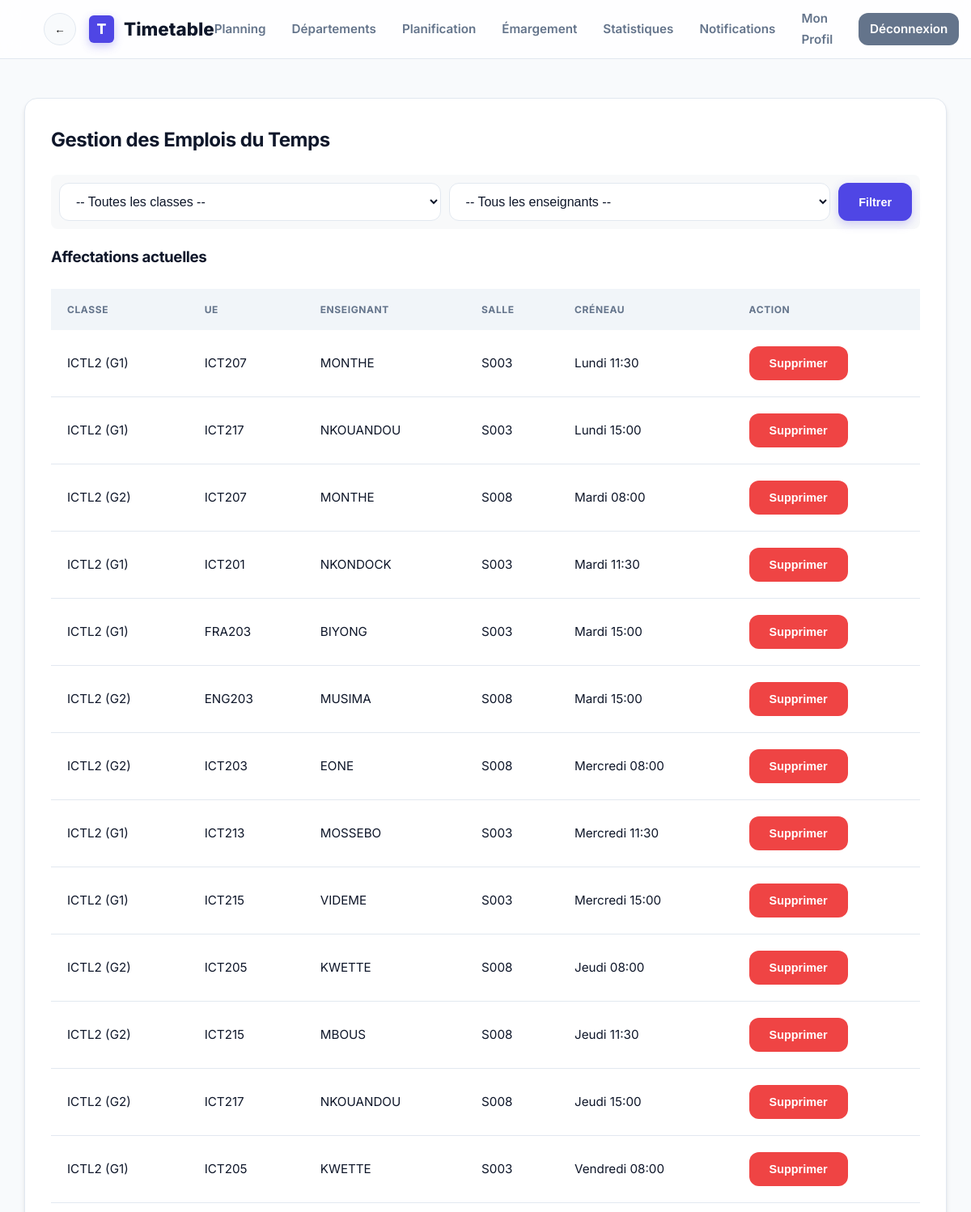
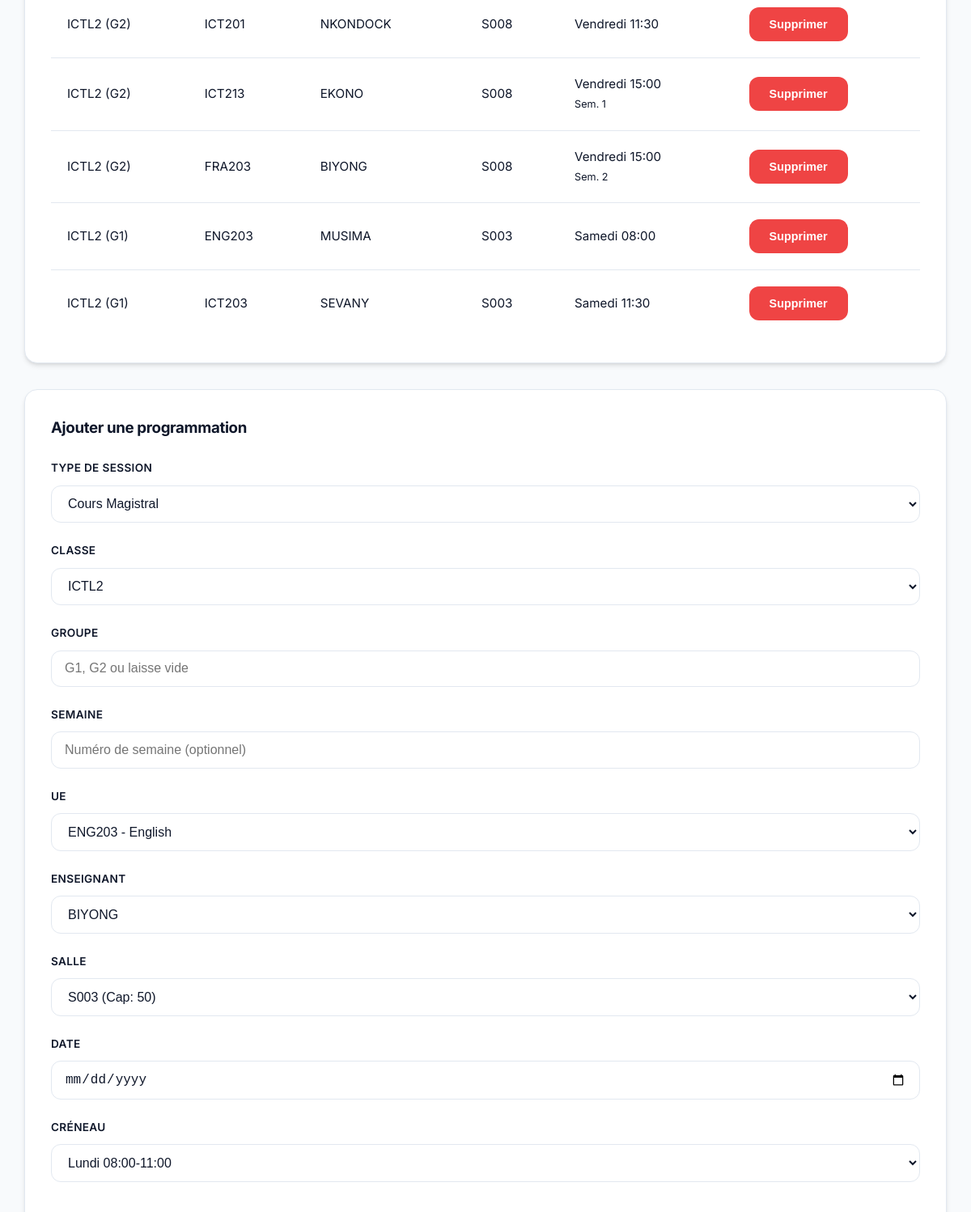
Page /timetable_app/modules/scheduling/manage.php (signed in, upper part) on the earlier database version (2 pictures, top to bottom).
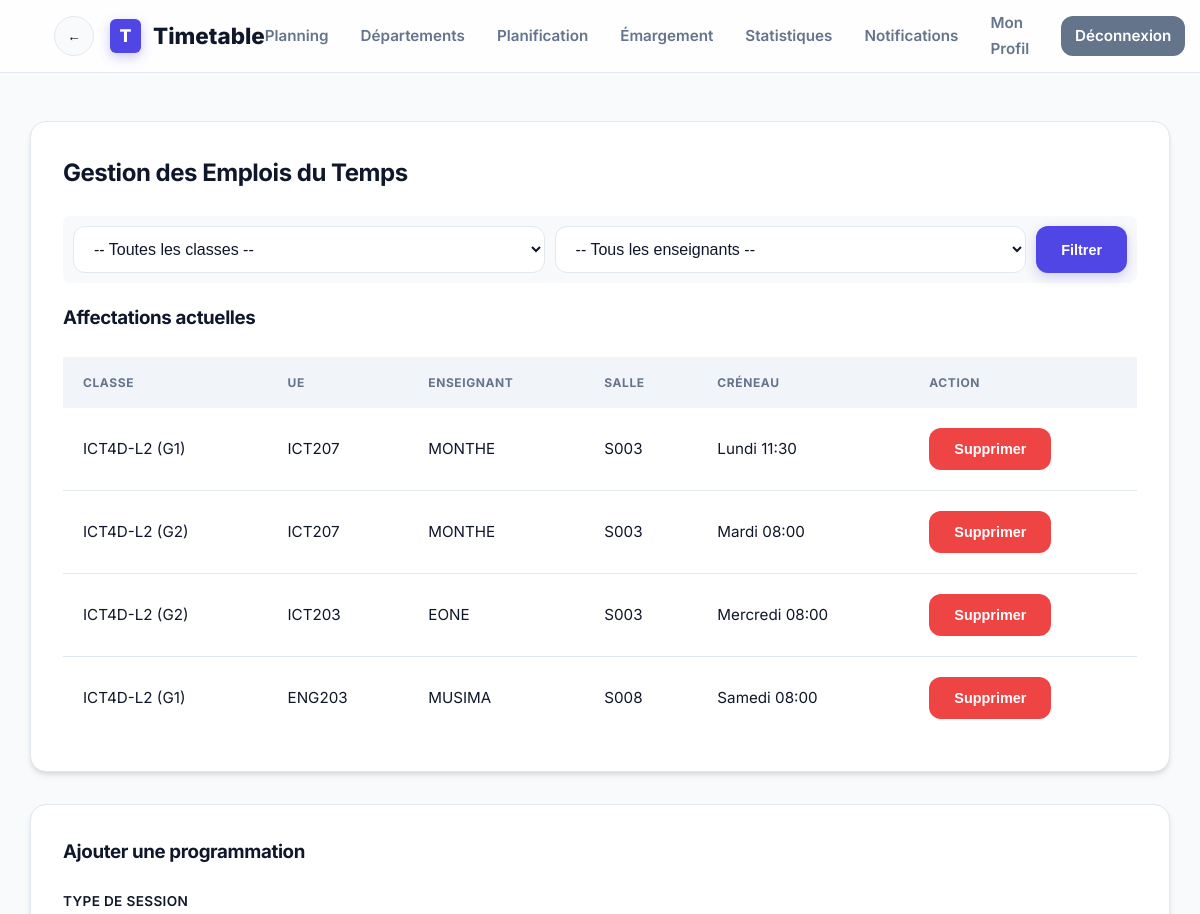
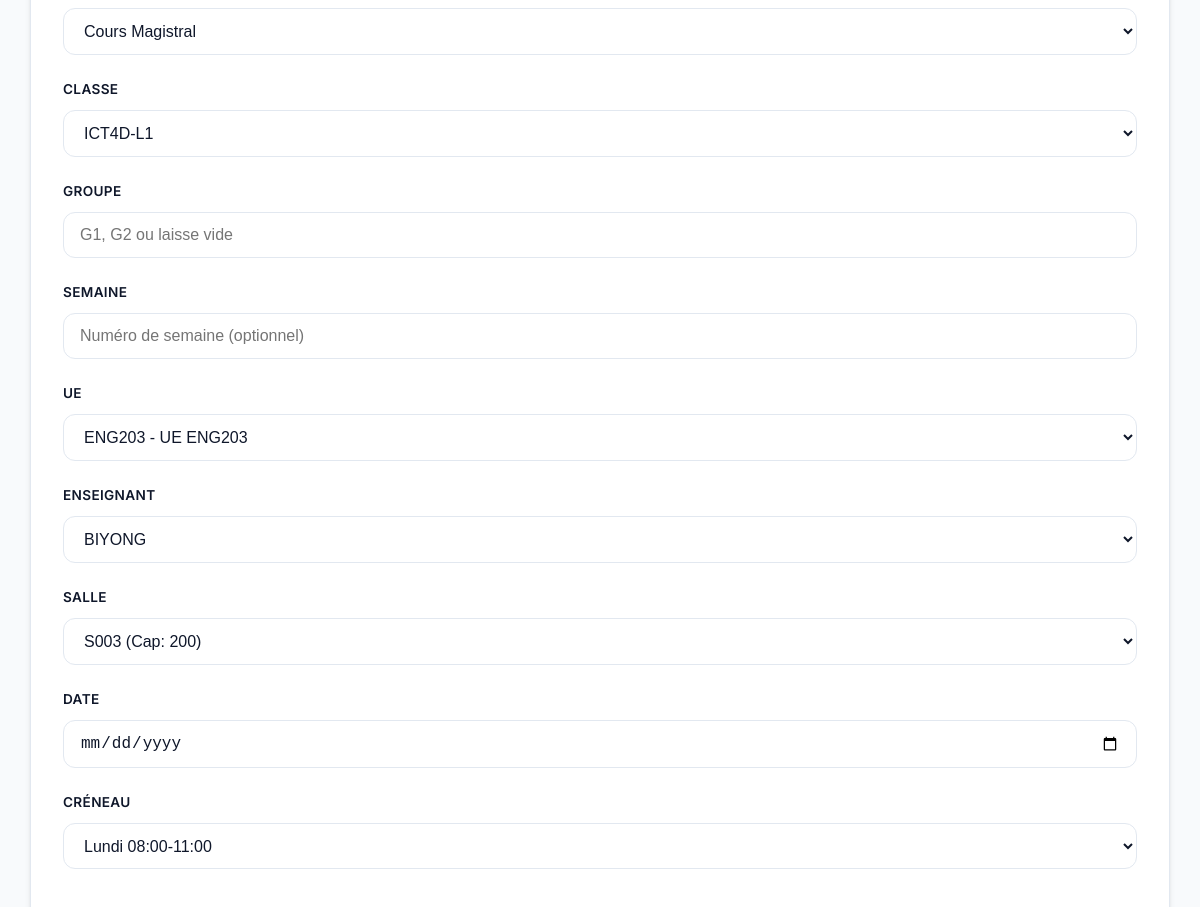
Same page on the later database version (2 pictures, top to bottom).
### tables this page shows
CREATE TABLE `timetable` (
  `id` int(11) NOT NULL AUTO_INCREMENT,
  `class_id` int(11) DEFAULT NULL,
  `course_id` int(11) DEFAULT NULL,
  `teacher_id` int(11) DEFAULT NULL,
  `room_id` int(11) DEFAULT NULL,
  `slot_id` int(11) DEFAULT NULL,
  `semester_id` int(11) DEFAULT NULL,
  `week_number` int(11) DEFAULT NULL,
  `date_passage` date DEFAULT NULL,
  `group_name` varchar(10) DEFAULT NULL,
  `type` varchar(20) DEFAULT 'CM',
  PRIMARY KEY (`id`),
  KEY `class_id` (`class_id`),
  KEY `course_id` (`course_id`),
  KEY `teacher_id` (`teacher_id`),
  KEY `room_id` (`room_id`),
  KEY `slot_id` (`slot_id`),
  KEY `semester_id` (`semester_id`),
  CONSTRAINT `timetable_ibfk_1` FOREIGN KEY (`class_id`) REFERENCES `classes` (`id`),
  CONSTRAINT `timetable_ibfk_2` FOREIGN KEY (`course_id`) REFERENCES `courses` (`id`),
  CONSTRAINT `timetable_ibfk_3` FOREIGN KEY (`teacher_id`) REFERENCES `teachers` (`id`),
  CONSTRAINT `timetable_ibfk_4` FOREIGN KEY (`room_id`) REFERENCES `rooms` (`id`),
  CONSTRAINT `timetable_ibfk_5` FOREIGN KEY (`slot_id`) REFERENCES `slots` (`id`),
  CONSTRAINT `timetable_ibfk_6` FOREIGN KEY (`semester_id`) REFERENCES `semesters` (`id`)
);

CREATE TABLE `classes` (
  `id` int(11) NOT NULL AUTO_INCREMENT,
  `program_id` int(11) DEFAULT NULL,
  `name` varchar(50) NOT NULL,
  `size` int(11) DEFAULT NULL,
  `semester_id` int(11) DEFAULT NULL,
  PRIMARY KEY (`id`),
  KEY `program_id` (`program_id`),
  KEY `semester_id` (`semester_id`),
  CONSTRAINT `classes_ibfk_1` FOREIGN KEY (`program_id`) REFERENCES `programs` (`id`),
  CONSTRAINT `classes_ibfk_2` FOREIGN KEY (`semester_id`) REFERENCES `semesters` (`id`)
);

CREATE TABLE `courses` (
  `id` int(11) NOT NULL AUTO_INCREMENT,
  `code` varchar(20) NOT NULL,
  `title` varchar(200) NOT NULL,
  `program_id` int(11) DEFAULT NULL,
  PRIMARY KEY (`id`),
  KEY `program_id` (`program_id`),
  CONSTRAINT `courses_ibfk_1` FOREIGN KEY (`program_id`) REFERENCES `programs` (`id`)
);

CREATE TABLE `teachers` (
  `id` int(11) NOT NULL AUTO_INCREMENT,
  `user_id` int(11) DEFAULT NULL,
  `name` varchar(100) NOT NULL,
  `email` varchar(100) DEFAULT NULL,
  `department_id` int(11) DEFAULT NULL,
  `program_id` int(11) DEFAULT NULL,
  `room_id` int(11) DEFAULT NULL,
  PRIMARY KEY (`id`),
  KEY `user_id` (`user_id`),
  KEY `department_id` (`department_id`),
  KEY `fk_teacher_program` (`program_id`),
  KEY `fk_teacher_room` (`room_id`),
  CONSTRAINT `fk_teacher_program` FOREIGN KEY (`program_id`) REFERENCES `programs` (`id`),
  CONSTRAINT `fk_teacher_room` FOREIGN KEY (`room_id`) REFERENCES `rooms` (`id`),
  CONSTRAINT `teachers_ibfk_1` FOREIGN KEY (`user_id`) REFERENCES `users` (`id`),
  CONSTRAINT `teachers_ibfk_2` FOREIGN KEY (`department_id`) REFERENCES `departments` (`id`)
);

CREATE TABLE `rooms` (
  `id` int(11) NOT NULL AUTO_INCREMENT,
  `name` varchar(50) NOT NULL,
  `capacity` int(11) NOT NULL,
  `is_predefined` tinyint(1) DEFAULT 1,
  PRIMARY KEY (`id`)
);

CREATE TABLE `slots` (
  `id` int(11) NOT NULL AUTO_INCREMENT,
  `day` varchar(20) NOT NULL,
  `start_time` varchar(10) NOT NULL,
  `end_time` varchar(10) NOT NULL,
  PRIMARY KEY (`id`)
);

### timetable_app/modules/scheduling/manage.php (the view, shortened to what the changed rows need)
<?php
require_once __DIR__ . '/../../includes/config.php';
$role = $_SESSION['role'];
$current_teacher_id = null;
$highlight_ids = isset($_GET['highlight']) ? explode(',', $_GET['highlight']) : [];
$sql = "SELECT t.*, c.name as class_name, co.code as course_code, te.name as teacher_name, r.name as room_name, s.day, s.start_time, s.end_time
        FROM timetable t
        JOIN classes c ON t.class_id = c.id
        JOIN courses co ON t.course_id = co.id
        JOIN teachers te ON t.teacher_id = te.id
        JOIN rooms r ON t.room_id = r.id
        JOIN slots s ON t.slot_id = s.id
        WHERE 1=1";
$params = [];
$sql .= " ORDER BY s.id, t.week_number";
$stmt = $pdo->prepare($sql);
$stmt->execute($params);
$timetable = $stmt->fetchAll();
$classes = $pdo->query("SELECT * FROM classes ORDER BY name")->fetchAll();
$courses = $pdo->query("SELECT * FROM courses ORDER BY code")->fetchAll();
$rooms = $pdo->query("SELECT * FROM rooms ORDER BY name")->fetchAll();
require_once __DIR__ . '/../../includes/header.php';
?>
<div class="card">
    <h2>Gestion des Emplois du Temps</h2>
    <table class="table">
        <thead><tr><th>Classe</th><th>UE</th><th>Enseignant</th><th>Salle</th><th>Créneau</th><th>Action</th></tr></thead>
        <tbody>
            <?php foreach ($timetable as $entry): ?>
                <?php
                $is_highlighted = in_array($entry['id'], $highlight_ids);
                ?>
                <tr class="<?php echo $is_highlighted ? 'highlight-conflict' : ''; ?>">
                    <td><?php echo htmlspecialchars($entry['class_name']); ?> <?php echo $entry['group_name'] ? "(".htmlspecialchars($entry['group_name']).")" : ''; ?></td>
                    <td><?php echo htmlspecialchars($entry['course_code']); ?></td>
                    <td><?php echo htmlspecialchars($entry['teacher_name']); ?></td>
                    <td><?php echo htmlspecialchars($entry['room_name']); ?></td>
                    <td>
                        <?php echo $entry['day']; ?> <?php echo $entry['start_time']; ?>
                        <?php if($entry['week_number']) echo "<br><small>Sem. {$entry['week_number']}</small>"; ?>
                    </td>
                    <td>
                        <?php if ($role === 'admin' || ($role === 'teacher' && $entry['teacher_id'] == $current_teacher_id)): ?>
                        <form method="POST" style="display:inline;">
                            <button type="submit" class="btn btn-danger" onclick="return confirm('Supprimer?')">Supprimer</button>
                        </form>
                        <?php endif; ?>
                    </td>
                </tr>
            <?php endforeach; ?>
        </tbody>
    </table>
</div>
<div class="card">
    <form method="POST">
        <div class="form-group"><label>Classe</label><select name="class_id" class="form-control" required><?php foreach($classes as $c) echo "<option value='{$c['id']}'>{$c['name']}</option>"; ?></select></div>
        <div class="form-group"><label>UE</label><select name="course_id" class="form-control" required><?php foreach($courses as $c) echo "<option value='{$c['id']}'>{$c['code']} - {$c['title']}</option>"; ?></select></div>
        <div class="form-group"><label>Salle</label><select name="room_id" class="form-control" required><?php foreach($rooms as $r) echo "<option value='{$r['id']}'>{$r['name']} (Cap: {$r['capacity']})</option>"; ?></select></div>
    </form>
</div>
<?php
require_once __DIR__ . '/../../includes/footer.php';
?>

Differences in the rows shown:
removed timetable: class.name "ICTL2", group_name "G1", course.code "FRA203", teacher.name "BIYONG", room.name "S003", slot.day "Mardi", slot.start_time "15:00"
removed timetable: class.name "ICTL2", group_name "G2", course.code "ENG203", teacher.name "MUSIMA", room.name "S008", slot.day "Mardi", slot.start_time "15:00"
removed timetable: class.name "ICTL2", group_name "G2", course.code "ICT203", teacher.name "EONE", room.name "S008", slot.day "Mercredi", slot.start_time "08:00"
removed timetable: class.name "ICTL2", group_name "G1", course.code "ICT213", teacher.name "MOSSEBO", room.name "S003", slot.day "Mercredi", slot.start_time "11:30"
removed timetable: class.name "ICTL2", group_name "G1", course.code "ICT215", teacher.name "VIDEME", room.name "S003", slot.day "Mercredi", slot.start_time "15:00"
removed timetable: class.name "ICTL2", group_name "G2", course.code "ICT205", teacher.name "KWETTE", room.name "S008", slot.day "Jeudi", slot.start_time "08:00"
removed timetable: class.name "ICTL2", group_name "G2", course.code "ICT215", teacher.name "MBOUS", room.name "S008", slot.day "Jeudi", slot.start_time "11:30"
removed timetable: class.name "ICTL2", group_name "G2", course.code "ICT217", teacher.name "NKOUANDOU", room.name "S008", slot.day "Jeudi", slot.start_time "15:00"
removed timetable: class.name "ICTL2", group_name "G1", course.code "ICT205", teacher.name "KWETTE", room.name "S003", slot.day "Vendredi", slot.start_time "08:00"
removed timetable: class.name "ICTL2", group_name "G2", course.code "ICT201", teacher.name "NKONDOCK", room.name "S008", slot.day "Vendredi", slot.start_time "11:30"
removed timetable: class.name "ICTL2", group_name "G2", course.code "ICT213", teacher.name "EKONO", room.name "S008", slot.day "Vendredi", slot.start_time "15:00", week_number "1"
removed timetable: class.name "ICTL2", group_name "G2", course.code "FRA203", teacher.name "BIYONG", room.name "S008", slot.day "Vendredi", slot.start_time "15:00", week_number "2"
removed timetable: class.name "ICTL2", group_name "G1", course.code "ENG203", teacher.name "MUSIMA", room.name "S003", slot.day "Samedi", slot.start_time "08:00"
removed timetable: class.name "ICTL2", group_name "G1", course.code "ICT203", teacher.name "SEVANY", room.name "S003", slot.day "Samedi", slot.start_time "11:30"
changed timetable "Lundi": class.name "ICTL2" → "ICT4D-L2"
changed timetable: class.name "ICTL2" → "ICT4D-L2"; group_name "G1" → "G2"; course.code "ICT217" → "ICT207"; teacher.name "NKOUANDOU" → "MONTHE"; slot.day "Lundi" → "Mardi"; slot.start_time "15:00" → "08:00"
changed timetable: class.name "ICTL2" → "ICT4D-L2"; course.code "ICT207" → "ICT203"; teacher.name "MONTHE" → "EONE"; room.name "S008" → "S003"; slot.day "Mardi" → "Mercredi"
changed timetable: class.name "ICTL2" → "ICT4D-L2"; course.code "ICT201" → "ENG203"; teacher.name "NKONDOCK" → "MUSIMA"; room.name "S003" → "S008"; slot.day "Mardi" → "Samedi"; slot.start_time "11:30" → "08:00"
Other differences:
form field class_id: "ICTL2" → "ICT4D-L1"
form field course_id: "ENG203 - English" → "ENG203 - UE ENG203"
form field room_id: "S003 (Cap: 50)" → "S003 (Cap: 200)"
